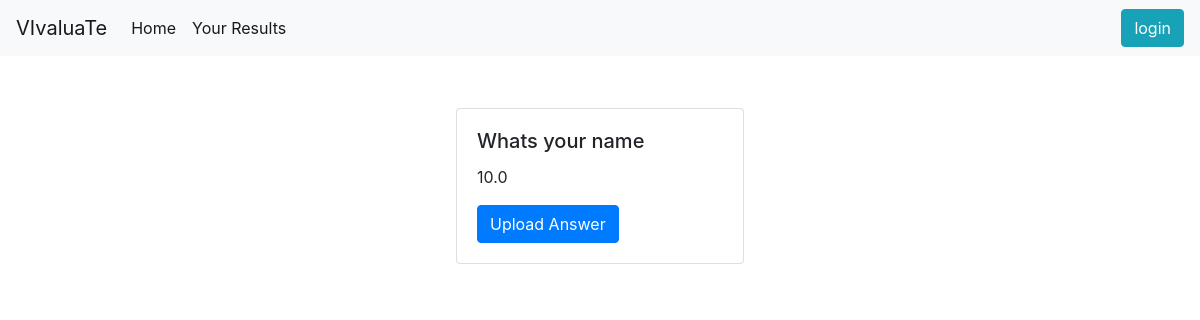
The page /questionlists/15 on the database as committed earlier.
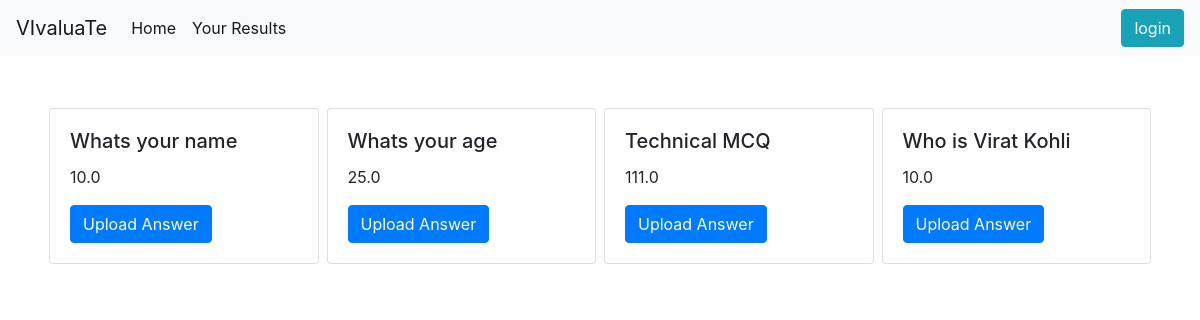
The same page on the database as committed later.
### OCR/models.py (models this page shows, shortened)
class Question(models.Model):
    question_desc=models.CharField(max_length=200)
    correct_answer=models.CharField(max_length=200)
    marks=models.FloatField()

### OCR/views.py (the view)
# urls.py: path("questionlists/<str:pk>",views.questionListStudent),
def questionListStudent(request,pk):
    test=Test.objects.get(id=pk)
    question=test.questions.all()
    return render(request,"question_list_student.html",{"question":question,"pk":pk})

### OCR/templates/question_list_student.html (shortened to what this page needs)
<!DOCTYPE html>
<html lang="en">
<head>
    <link rel="stylesheet" href="https://cdn.jsdelivr.net/npm/bootstrap@4.0.0/dist/css/bootstrap.min.css"
>
</head>
<body>
<nav class="navbar navbar-expand-lg navbar-light bg-light">
    <a class="navbar-brand" href="#">VIvaluaTe</a>
    <div class="collapse navbar-collapse" id="navbarSupportedContent">
        <ul class="navbar-nav mr-auto">
            <li class="nav-item active">
                <a class="nav-link" href="#">Home <span class="sr-only">(current)</span></a>
            </li>
            <li class="nav-item active">
                <a class="nav-link" href="/results/{{pk}}">Your Results <span class="sr-only">(current)</span></a>
            </li>
        </ul>
        {% if not request.user.is_authenticated %}
        <button type="button" class="btn btn-info ">
            login
        </button>
        {% endif %}
    </div>
</nav>
<div class="d-flex flex-row justify-content-center container my-5">
    {% for i in question %}
    <div class="card m-1" style="width: 18rem;">
        <div class="card-body">
            <h5 class="card-title">{{ i.question_desc  }}</h5>
            <p class="card-text">{{i.marks}}</p>
            <a href="/uploadanswer/{{i.id}}/{{pk}}" class="btn btn-primary">Upload Answer</a>
        </div>
    </div>
    {% endfor %}
</div>
</body>
</html>

Rows that differ between the two databases and show on the page:
added Question: question_desc "Whats your age", marks "25.0"
added Question: question_desc "Technical MCQ", marks "111.0"
added Question: question_desc "Who is Virat Kohli", marks "10.0"
